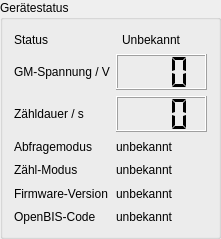
<?xml version="1.0" encoding="UTF-8"?>
<ui version="4.0">
 <class>DeviceStatusPanel</class>
 <widget class="QGroupBox" name="DeviceStatusPanel">
  <property name="geometry">
   <rect>
    <x>0</x>
    <y>0</y>
    <width>221</width>
    <height>239</height>
   </rect>
  </property>
  <property name="title">
   <string>Gerätestatus</string>
  </property>
  <layout class="QGridLayout" name="layoutDeviceStatusPanel">
   <property name="spacing">
    <number>6</number>
   </property>
   <item row="0" column="0">
    <widget class="QLabel" name="labelStatus">
     <property name="sizePolicy">
      <sizepolicy hsizetype="Preferred" vsizetype="Preferred">
       <horstretch>0</horstretch>
       <verstretch>0</verstretch>
      </sizepolicy>
     </property>
     <property name="text">
      <string>Status</string>
     </property>
    </widget>
   </item>
   <item row="0" column="1">
    <layout class="QHBoxLayout" name="layoutStatus">
     <item>
      <widget class="StatusLed" name="ledStatus" native="true"/>
     </item>
     <item>
      <widget class="QLabel" name="valueStatus">
       <property name="sizePolicy">
        <sizepolicy hsizetype="Expanding" vsizetype="Preferred">
         <horstretch>0</horstretch>
         <verstretch>0</verstretch>
        </sizepolicy>
       </property>
       <property name="text">
        <string>Unbekannt</string>
       </property>
      </widget>
     </item>
    </layout>
   </item>
   <item row="1" column="0">
    <widget class="QLabel" name="labelVoltageReadback">
     <property name="sizePolicy">
      <sizepolicy hsizetype="Preferred" vsizetype="Preferred">
       <horstretch>0</horstretch>
       <verstretch>0</verstretch>
      </sizepolicy>
     </property>
     <property name="text">
      <string>GM-Spannung / V</string>
     </property>
    </widget>
   </item>
   <item row="1" column="1">
    <widget class="QLCDNumber" name="lcdVoltage">
     <property name="sizePolicy">
      <sizepolicy hsizetype="Expanding" vsizetype="Minimum">
       <horstretch>0</horstretch>
       <verstretch>0</verstretch>
      </sizepolicy>
     </property>
     <property name="minimumSize">
      <size>
       <width>70</width>
       <height>36</height>
      </size>
     </property>
     <property name="toolTip">
      <string>Aktuelle GM-Spannung</string>
     </property>
     <property name="digitCount">
      <number>3</number>
     </property>
     <property name="segmentStyle">
      <enum>QLCDNumber::SegmentStyle::Flat</enum>
     </property>
    </widget>
   </item>
   <item row="2" column="0">
    <widget class="QLabel" name="labelDurationReadback">
     <property name="sizePolicy">
      <sizepolicy hsizetype="Preferred" vsizetype="Preferred">
       <horstretch>0</horstretch>
       <verstretch>0</verstretch>
      </sizepolicy>
     </property>
     <property name="text">
      <string>Zähldauer / s</string>
     </property>
    </widget>
   </item>
   <item row="2" column="1">
    <widget class="QLCDNumber" name="lcdDuration">
     <property name="sizePolicy">
      <sizepolicy hsizetype="Expanding" vsizetype="Minimum">
       <horstretch>0</horstretch>
       <verstretch>0</verstretch>
      </sizepolicy>
     </property>
     <property name="minimumSize">
      <size>
       <width>70</width>
       <height>36</height>
      </size>
     </property>
     <property name="toolTip">
      <string>Aktuell eingestellte Zähldauer; 999 für unendlich</string>
     </property>
     <property name="digitCount">
      <number>3</number>
     </property>
     <property name="segmentStyle">
      <enum>QLCDNumber::SegmentStyle::Flat</enum>
     </property>
    </widget>
   </item>
   <item row="3" column="0">
    <widget class="QLabel" name="labelQueryReadback">
     <property name="sizePolicy">
      <sizepolicy hsizetype="Preferred" vsizetype="Preferred">
       <horstretch>0</horstretch>
       <verstretch>0</verstretch>
      </sizepolicy>
     </property>
     <property name="text">
      <string>Abfragemodus</string>
     </property>
    </widget>
   </item>
   <item row="3" column="1">
    <widget class="QLabel" name="valueQueryMode">
     <property name="sizePolicy">
      <sizepolicy hsizetype="Expanding" vsizetype="Preferred">
       <horstretch>0</horstretch>
       <verstretch>0</verstretch>
      </sizepolicy>
     </property>
     <property name="toolTip">
      <string>Aktuell eingestellter Abfragemodus der Zählergebnisse</string>
     </property>
     <property name="text">
      <string>unbekannt</string>
     </property>
    </widget>
   </item>
   <item row="4" column="0">
    <widget class="QLabel" name="labelModeReadback">
     <property name="sizePolicy">
      <sizepolicy hsizetype="Preferred" vsizetype="Preferred">
       <horstretch>0</horstretch>
       <verstretch>0</verstretch>
      </sizepolicy>
     </property>
     <property name="text">
      <string>Zähl-Modus</string>
     </property>
    </widget>
   </item>
   <item row="4" column="1">
    <widget class="QLabel" name="valueMode">
     <property name="sizePolicy">
      <sizepolicy hsizetype="Expanding" vsizetype="Preferred">
       <horstretch>0</horstretch>
       <verstretch>0</verstretch>
      </sizepolicy>
     </property>
     <property name="toolTip">
      <string>Aktuell eingestellter Zählmodus</string>
     </property>
     <property name="text">
      <string>unbekannt</string>
     </property>
    </widget>
   </item>
   <item row="5" column="0">
    <widget class="QLabel" name="labelFirmware">
     <property name="sizePolicy">
      <sizepolicy hsizetype="Preferred" vsizetype="Preferred">
       <horstretch>0</horstretch>
       <verstretch>0</verstretch>
      </sizepolicy>
     </property>
     <property name="text">
      <string>Firmware-Version</string>
     </property>
    </widget>
   </item>
   <item row="5" column="1">
    <widget class="QLabel" name="valueFirmware">
     <property name="sizePolicy">
      <sizepolicy hsizetype="Expanding" vsizetype="Preferred">
       <horstretch>0</horstretch>
       <verstretch>0</verstretch>
      </sizepolicy>
     </property>
     <property name="toolTip">
      <string>GM-Zähler-Firmware</string>
     </property>
     <property name="text">
      <string>unbekannt</string>
     </property>
    </widget>
   </item>
   <item row="6" column="0">
    <widget class="QLabel" name="labelOpenbis">
     <property name="sizePolicy">
      <sizepolicy hsizetype="Preferred" vsizetype="Preferred">
       <horstretch>0</horstretch>
       <verstretch>0</verstretch>
      </sizepolicy>
     </property>
     <property name="text">
      <string>OpenBIS-Code</string>
     </property>
    </widget>
   </item>
   <item row="6" column="1">
    <widget class="QLabel" name="valueOpenbis">
     <property name="sizePolicy">
      <sizepolicy hsizetype="Expanding" vsizetype="Preferred">
       <horstretch>0</horstretch>
       <verstretch>0</verstretch>
      </sizepolicy>
     </property>
     <property name="text">
      <string>unbekannt</string>
     </property>
    </widget>
   </item>
  </layout>
 </widget>
 <customwidgets>
  <customwidget>
   <class>StatusLed</class>
   <extends>QWidget</extends>
   <header>gmcounter.ui.widgets.status_led</header>
  </customwidget>
 </customwidgets>
 <resources/>
 <connections/>
</ui>
